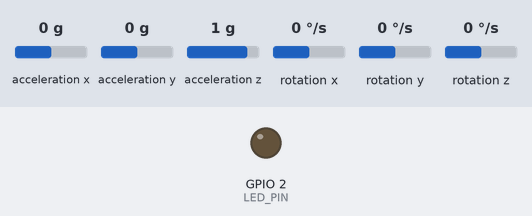
This sketch was run on a simulated ESP32. Shown: output pins drawn as LEDs (lit = HIGH). The test bench sets the inputs (shaded band); at power-on: acceleration x 0 g, acceleration y 0 g, acceleration z 1 g, rotation x 0 °/s, rotation y 0 °/s, rotation z 0 °/s. WiFi joins after 1.5 s; servers stay silent unless stated; uploads are accepted with an empty reply; what the sketch prints to the serial monitor is not drawn.

Above: at 3.7 s.
At 6.7 s:
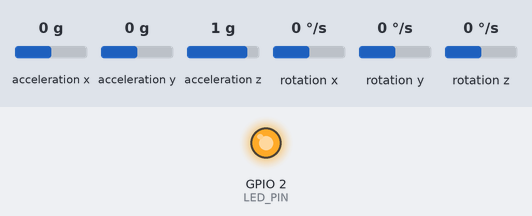
Timing chart, 0 to 8.2 s (numbered marks = the images above):
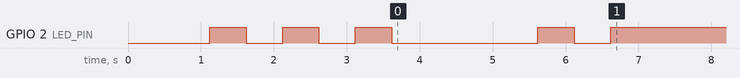

The sketch:

accident_detector_esp32.ino
```cpp
#include <Wire.h>
#include "MPU6050_light.h"
#include <WiFi.h>
#include <HTTPClient.h>
#include <ArduinoJson.h>

const char* WIFI_SSID     = "YourHotspotName";
const char* WIFI_PASSWORD = "123456789";
const char* SERVER_IP     = "192.168.43.1";
const int   SERVER_PORT   = 8080;
const int   SEND_INTERVAL = 100;

String SERVER_URL;

MPU6050 mpu(Wire);

bool     wifiConnected   = false;
uint32_t lastSendTime    = 0;
uint32_t lastWifiCheck   = 0;
uint32_t totalReadings   = 0;
uint32_t failedRequests  = 0;

const int LED_PIN = 2;
void setup() {
  Serial.begin(115200);
  delay(1000);

  pinMode(LED_PIN, OUTPUT);
  digitalWrite(LED_PIN, LOW);

  printBanner();

  initMPU();

  SERVER_URL = "http://" + String(SERVER_IP) + ":" +
               String(SERVER_PORT) + "/data";

  connectWiFi();
}

void loop() {
  uint32_t now = millis();

  if (now - lastWifiCheck >= 5000) {
    lastWifiCheck = now;
    if (WiFi.status() != WL_CONNECTED) {
      Serial.println("[WiFi] Connection lost — reconnecting...");
      wifiConnected = false;
      digitalWrite(LED_PIN, LOW);
      connectWiFi();
    }
  }

  if (now - lastSendTime >= SEND_INTERVAL) {
    lastSendTime = now;
    mpu.update();
    readAndSend();
  }
}


void initMPU() {
  Serial.println("[MPU] Initializing MPU6050...");
  Wire.begin(21, 22); // SDA=GPIO21, SCL=GPIO22
  delay(100);

  byte status = mpu.begin();

  if (status != 0) {
    Serial.print("[MPU] ERROR! Code: ");
    Serial.println(status);
    Serial.println("[MPU] Check wiring:");
    Serial.println("       VCC → 3.3V");
    Serial.println("       GND → GND");
    Serial.println("       SDA → GPIO21");
    Serial.println("       SCL → GPIO22");
    blinkError();
    while (true) delay(1000);
  }

  Serial.println("[MPU] MPU6050 connected!");
  Serial.println("[MPU] Calibrating — keep sensor STILL for 3 seconds...");

  for (int i = 3; i > 0; i--) {
    Serial.printf("[MPU] Calibrating... %d\n", i);
    digitalWrite(LED_PIN, HIGH);
    delay(500);
    digitalWrite(LED_PIN, LOW);
    delay(500);
  }

  mpu.calcOffsets(); // auto calibrate offsets
  Serial.println("[MPU] Calibration done!\n");
}


void connectWiFi() {
  Serial.printf("[WiFi] Connecting to: %s\n", WIFI_SSID);
  WiFi.mode(WIFI_STA);
  WiFi.begin(WIFI_SSID, WIFI_PASSWORD);

  int attempts = 0;
  while (WiFi.status() != WL_CONNECTED && attempts < 20) {
    delay(500);
    Serial.print(".");
    attempts++;
    digitalWrite(LED_PIN, !digitalRead(LED_PIN));
  }

  if (WiFi.status() == WL_CONNECTED) {
    wifiConnected = true;
    digitalWrite(LED_PIN, HIGH);
    Serial.println("\n[WiFi] Connected!");
    Serial.printf("[WiFi] ESP32 IP  : %s\n", WiFi.localIP().toString().c_str());
    Serial.printf("[WiFi] Server URL: %s\n", SERVER_URL.c_str());
    Serial.printf("[WiFi] Signal    : %d dBm\n\n", WiFi.RSSI());
  } else {
    wifiConnected = false;
    digitalWrite(LED_PIN, LOW);
    Serial.println("\n[WiFi] FAILED to connect!");
    Serial.println("[WiFi] Check hotspot name and password in config.");
    Serial.println("[WiFi] Will retry in 5 seconds...\n");
  }
}

void readAndSend() {
  float ax = mpu.getAccX();
  float ay = mpu.getAccY();
  float az = mpu.getAccZ();
  float gx = mpu.getGyroX();
  float gy = mpu.getGyroY();
  float gz = mpu.getGyroZ();

  float magnitude = sqrt(ax*ax + ay*ay + az*az);

  totalReadings++;

  printSerial(ax, ay, az, gx, gy, gz, magnitude);

  if (wifiConnected && WiFi.status() == WL_CONNECTED) {
    sendToApp(ax, ay, az, gx, gy, gz, magnitude);
  }
}

void sendToApp(float ax, float ay, float az,
               float gx, float gy, float gz,
               float magnitude) {

  HTTPClient http;
  http.begin(SERVER_URL);
  http.addHeader("Content-Type", "application/json");
  http.setTimeout(500);

  StaticJsonDocument<256> doc;
  doc["ax"]        = roundTo(ax, 4);
  doc["ay"]        = roundTo(ay, 4);
  doc["az"]        = roundTo(az, 4);
  doc["gx"]        = roundTo(gx, 3);
  doc["gy"]        = roundTo(gy, 3);
  doc["gz"]        = roundTo(gz, 3);
  doc["magnitude"] = roundTo(magnitude, 4);
  doc["uptime"]    = millis() / 1000;

  String jsonBody;
  serializeJson(doc, jsonBody);

  int responseCode = http.POST(jsonBody);

  if (responseCode == 200) {

  } else if (responseCode > 0) {
    Serial.printf("[HTTP] Unexpected response: %d\n", responseCode);
  } else {
    failedRequests++;
    if (failedRequests % 10 == 0) {
      Serial.printf("[HTTP] %lu failed requests — is app running?\n",
                    failedRequests);
    }
  }

  http.end();
}

void printSerial(float ax, float ay, float az,
                 float gx, float gy, float gz,
                 float magnitude) {

  if (totalReadings % 50 == 1) {
    Serial.println("ax\t\tay\t\taz\t\tgx\t\tgy\t\tgz\t\tmagnitude");
    Serial.println("─────────────────────────────────────────────────────────────");
  }

  Serial.printf("%.4f\t\t%.4f\t\t%.4f\t\t%.3f\t\t%.3f\t\t%.3f\t\t%.4f\n",
                ax, ay, az, gx, gy, gz, magnitude);
}

float roundTo(float value, int decimals) {
  float factor = pow(10, decimals);
  return round(value * factor) / factor;
}

void blinkError() {
  for (int i = 0; i < 10; i++) {
    digitalWrite(LED_PIN, HIGH);
    delay(100);
    digitalWrite(LED_PIN, LOW);
    delay(100);
  }
}

void printBanner() {
  Serial.println("============================================");
  Serial.println("  Accident Detection & Rescue System");
  Serial.println("  ESP32 Firmware v1.0.0");
  Serial.println("  Author: Dhiraj Tribhuvan");
  Serial.println("  github.com/Dhiraj316");
  Serial.println("============================================\n");
}
```
